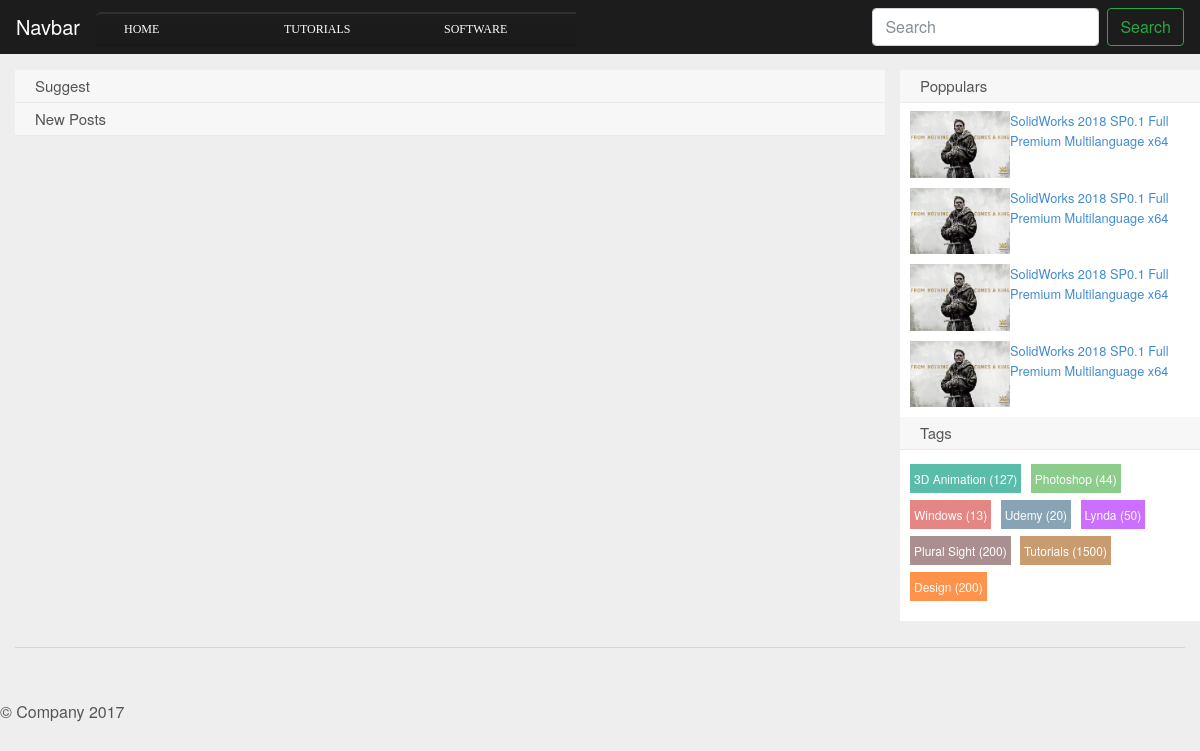
Before: / with the older database file.
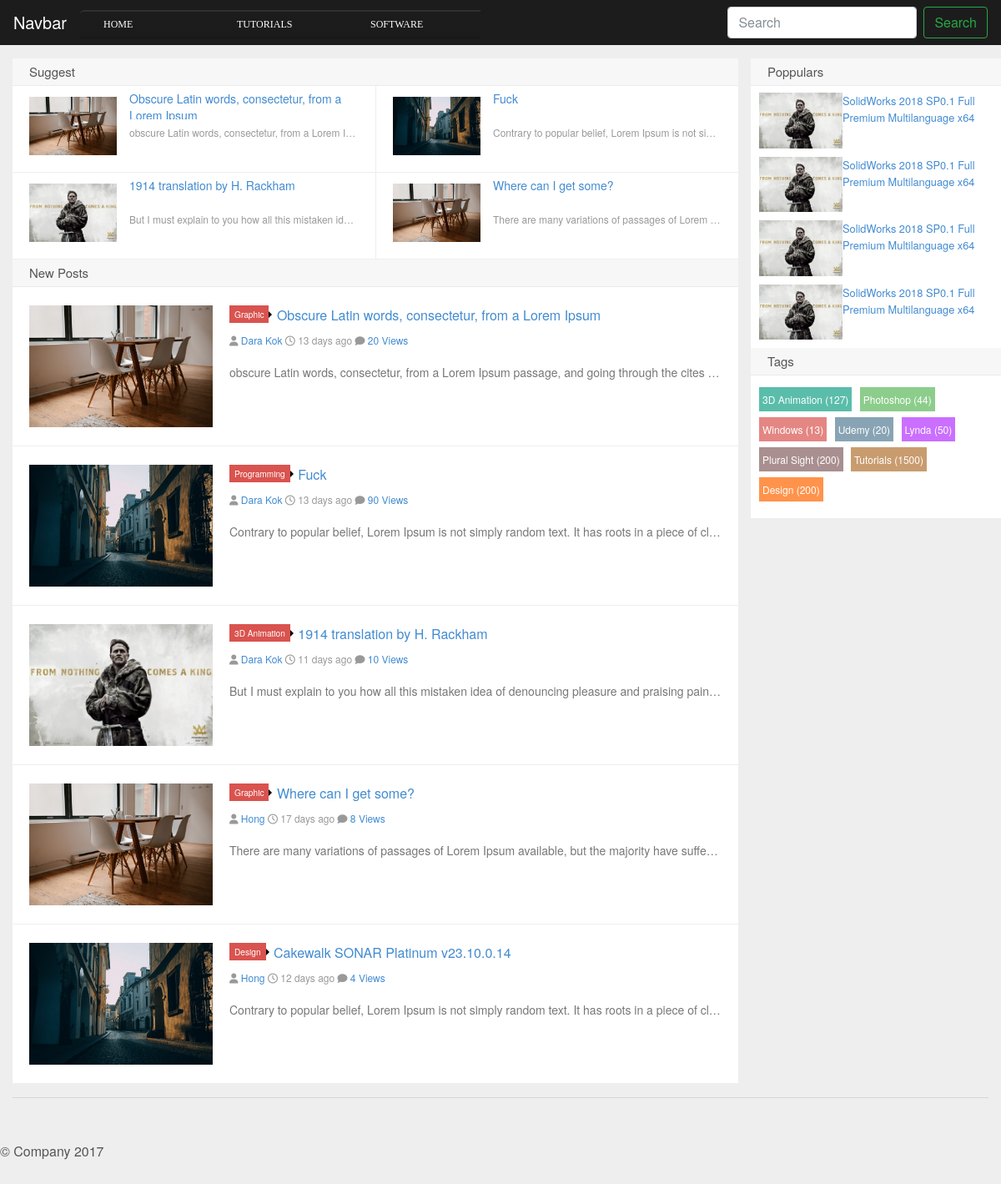
After: the same page with the newer database file.
### tables this page shows
CREATE TABLE IF NOT EXISTS `categories` (
  `cat_id` int(20) NOT NULL AUTO_INCREMENT,
  `cat_name` varchar(255) NOT NULL,
  PRIMARY KEY (`cat_id`)
);

CREATE TABLE IF NOT EXISTS `posts` (
  `post_id` int(20) NOT NULL AUTO_INCREMENT,
  `sub_cat_id` int(20) NOT NULL,
  `user_id` int(20) NOT NULL,
  `post_title` varchar(255) NOT NULL,
  `post_image` varchar(255) NOT NULL,
  `post_date` date NOT NULL,
  `post_view` int(255) NOT NULL,
  `post_desc` text NOT NULL,
  `post_tage` varchar(255) NOT NULL,
  `post_link` varchar(255) NOT NULL,
  `post_suggestion` tinyint(4) DEFAULT NULL,
  PRIMARY KEY (`post_id`),
  KEY `FK_subcat` (`sub_cat_id`),
  KEY `FK_user` (`user_id`)
);

CREATE TABLE IF NOT EXISTS `sub_categories` (
  `sub_cat_id` int(20) NOT NULL AUTO_INCREMENT,
  `cat_id` int(20) NOT NULL,
  `sub_cat_name` varchar(255) NOT NULL,
  PRIMARY KEY (`sub_cat_id`),
  KEY `RK_Cat` (`cat_id`)
);

CREATE TABLE IF NOT EXISTS `users` (
  `user_id` int(20) NOT NULL AUTO_INCREMENT,
  `user_name` varchar(255) NOT NULL,
  `name` varchar(255) NOT NULL,
  `user_email` varchar(255) NOT NULL,
  `user_role` varchar(255) NOT NULL,
  `user_password` varchar(255) NOT NULL,
  PRIMARY KEY (`user_id`)
);

### index.php (the view, shortened to what the changed rows need)
<?php include "includes/header.php" ?>
  <body>
  <?php include "includes/navigation.php" ?>
  <main role="main" class="container">
      <div class=" row row-offcanvas row-offcanvas-right">
          <div class="col-12 col-md-9">
              <div class="sticky">
                  <h2 class="title">Suggest</h2>
                  <ul>
                      <?php
                      $select_query = "SELECT * FROM posts WHERE post_suggestion = 1 ORDER BY post_id DESC limit 4";
                      $select_post=mysqli_query($connection,$select_query);
                      while($row_post = mysqli_fetch_array($select_post)) {
                          $post_title = $row_post['3'];
                          $post_image = $row_post['4'];
                          $post_desc = $row_post['7'];
                          ?>
                          <li class="item"><a href="#">
                                  <img src="img/<?= $post_image; ?>" alt="<?= $post_image; ?>"/>
                                  <h3><?= $post_title; ?></h3>
                                  <p class="muted no-break-out"><?= $post_desc; ?></p></a>
                          </li>
                          <?php
                      }
                      ?>
                  </ul>
              </div>
              <h2 class="title">New Posts</h2>
              <?php
              $select_query = "SELECT * FROM posts ORDER BY post_id DESC";
              $select_post=mysqli_query($connection,$select_query);
              while($row_post = mysqli_fetch_array($select_post)) {
                  $sub_cat_id = $row_post['1'];
                  $user_id = $row_post['2'];
                  $post_title = $row_post['3'];
                  $post_image = $row_post['4'];
                  $post_date = $row_post['5'];
                  $post_view = $row_post['6'];
                  $post_desc = $row_post['7'];
                  ?>
                  <article class="excerpt">
                      <div class="focus"><a href="#" class="thumbnail">
                              <img src="img/<?= $post_image; ?>" alt="<?= $post_title; ?>"/></a></div>
                      <header>
                          <a class="label label-important" href="#">
                              <?php
                              $query_sub_cat = "SELECT * FROM sub_categories WHERE sub_cat_id=$sub_cat_id";
                              $select_sub_cat=mysqli_query($connection,$query_sub_cat);
                              while($row_sub_cat = mysqli_fetch_array($select_sub_cat)) {
                                  echo $sub_cat_name = $row_sub_cat['sub_cat_name'];
                              }
                              ?>
                              <i class="label-arrow"></i>
                          </a>
                          <h2><a href="#" title="<?= $post_title; ?>"><?= $post_title; ?></a></h2>
                      </header>
                      <p>
                <span class="muted"><i class="fa fa-user icon12"></i>
                  <a href="#">
                    <?php
                    $query_user = "SELECT * FROM users WHERE user_id=$user_id";
                    $select_user=mysqli_query($connection,$query_user);
                    while($row_user = mysqli_fetch_array($select_user)) {
                        echo $name = $row_user['name'];
                    }
                    ?>
                  </a>
                </span>
                          <span class="muted"><i class="fa fa-clock-o icon12"></i>
                              <?php
                              $now = date('Y-m-d');
                              if(date_create($post_date)==date_create($now)){
                                  echo "Today";
                              }else{
                                  $diff=date_diff(date_create($post_date),date_create($now));
                                  echo $diff->format("%a days ago");
                              }
                              ?>
                </span>
                          <span class="muted"><i class="fa fa-comment icon12"></i>
                  <a href="#"><?= $post_view; ?>&nbsp;Views</a>
                </span>
                      </p>
                      <p class="note no-break-out">
                          <?php
                            if(strlen($post_desc)<=200){
                              echo $post_desc;
                            }else{
                              $shorten= substr($post_desc,0,200). '... ';
                              echo $shorten;
                            }
                        ?></p>
                  </article>
                  <?php
              }
              ?>
          </div>
          <?php include "includes/leftbar.php" ?>
      </div>
  </main>
  </body>
</html>

### includes/navigation.php (shortened to what the changed rows need)
<nav class="navbar navbar-expand-md fixed-top navbar-dark bg-dark">
    <div class="collapse navbar-collapse" id="navbarsExampleDefault">
        <ul class="menu mr-auto">
            <?php
            $query = " SELECT * FROM categories";
            $select_all_category = mysqli_query($connection,$query);
            while ($row = mysqli_fetch_assoc($select_all_category)){
            $cat_name = $row['cat_name'];
            ?>
            <li><a href="#"><?php echo $cat_name ?></a>
              </li>
              <?php } ?>
        </ul>
    </div>
</nav>

Changed rows visible on the page:
added posts: post_image (picture), post_title "Obscure Latin words, consectetur, from a Lorem Ipsum", post_desc "obscure Latin words, consectetur, from a Lorem I…", post_date "13 days ago", post_view "20", post_desc "obscure Latin words, consectetur, from a Lorem Ipsum passage, and going through the cites…"
added posts: post_image (picture), post_title "Fuck", post_desc "Contrary to popular belief, Lorem Ipsum is not si…", post_date "13 days ago", post_view "90", post_desc "Contrary to popular belief, Lorem Ipsum is not simply random text. It has roots in a piece of cl…"
added posts: post_image (picture), post_title "1914 translation by H. Rackham", post_desc "But I must explain to you how all this mistaken id…", post_date "11 days ago", post_view "10", post_desc "But I must explain to you how all this mistaken idea of denouncing pleasure and praising pain…"
added posts: post_image (picture), post_title "Where can I get some?", post_desc "There are many variations of passages of Lorem…", post_date "17 days ago", post_view "8", post_desc "There are many variations of passages of Lorem Ipsum available, but the majority have suffe…"
now on this page (row unchanged): sub_categories: sub_cat_name "Graphic"
added users: name "Dara Kok"
now on this page (row unchanged): sub_categories: sub_cat_name "Programming", shown under "Fuck"
now on this page (row unchanged): sub_categories: sub_cat_name "3D Animation", shown under "1914 translation by H. Rackham"
added users: name "Hong"
added posts: post_image (picture), post_title "Cakewalk SONAR Platinum v23.10.0.14", post_date "12 days ago", post_view "4", post_desc "Contrary to popular belief, Lorem Ipsum is not simply random text. It has roots in a piece of cl…", shown under "New Posts"
now on this page (row unchanged): sub_categories: sub_cat_name "Design", shown under "Cakewalk SONAR Platinum v23.10.0.14"
